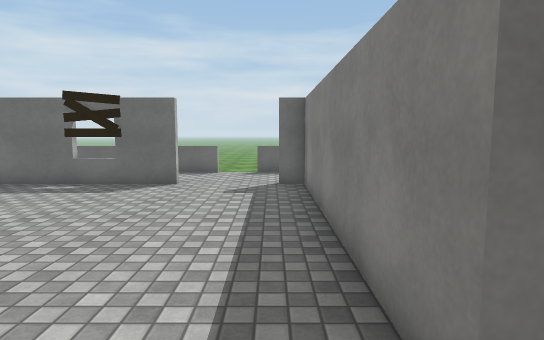
View 1 (above)

16 first-person views from a walk through a Unity game level. The camera is 1.5 m above the floor, tilts 6° down and sees 75° across. Doors are open. The floor is counted in squares, 1 m on a side. Each view is taken from the middle of a square. On the plan, view 1 faces up. The plan holds only what a view shows up to about 16 squares ahead; the rest is blank. The terrain is drawn as flat ground. Surface patterns are stand-ins for the level's own textures.

View 2
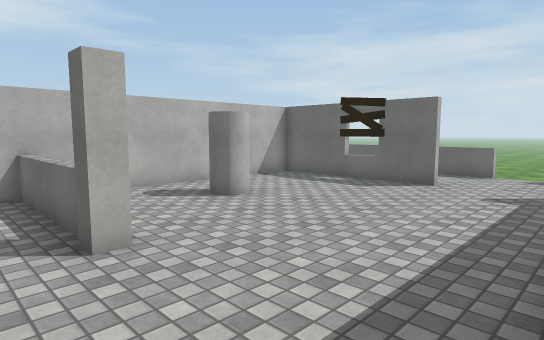

View 3
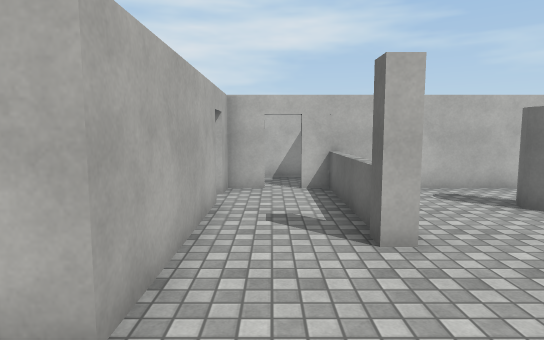

View 4
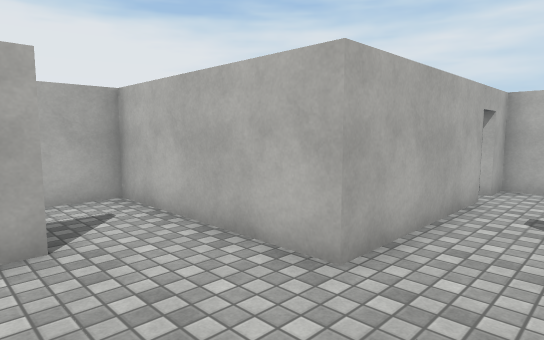

View 5
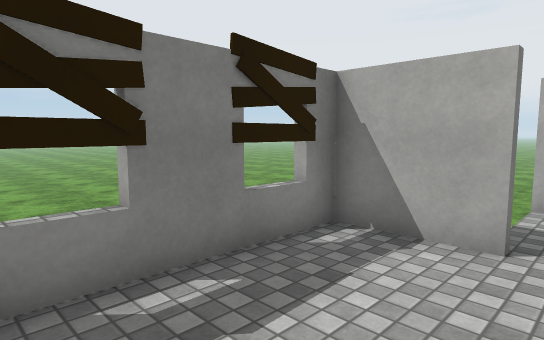

View 6
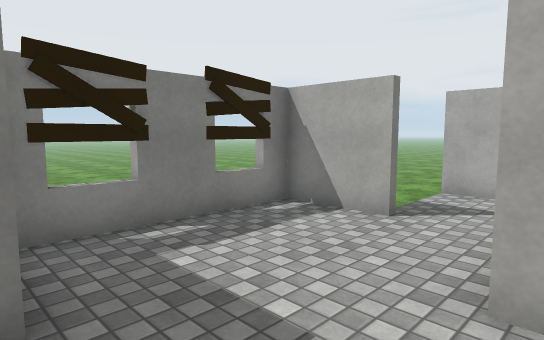

View 7
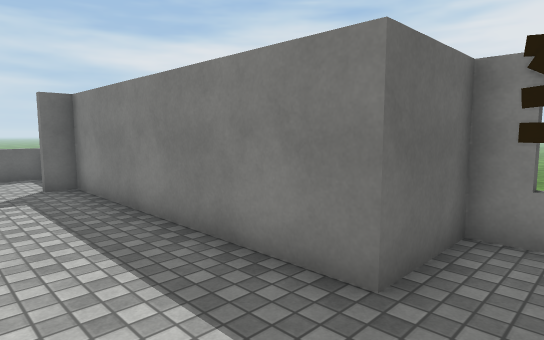

View 8
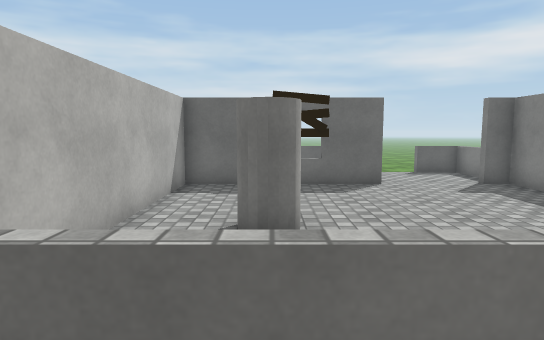

View 9
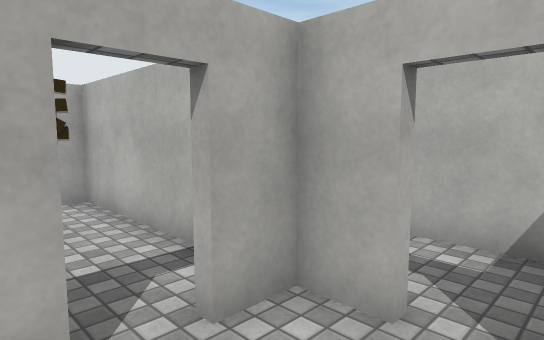

View 10
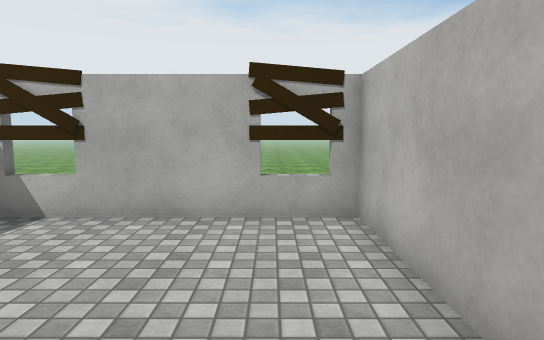

View 11
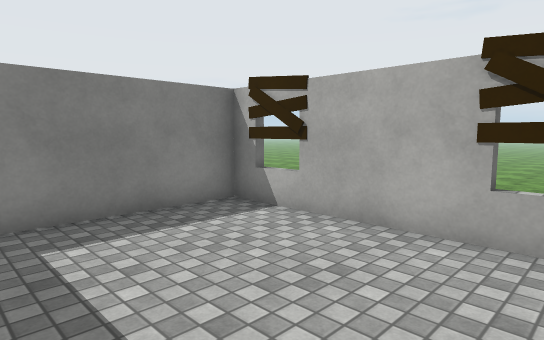

View 12
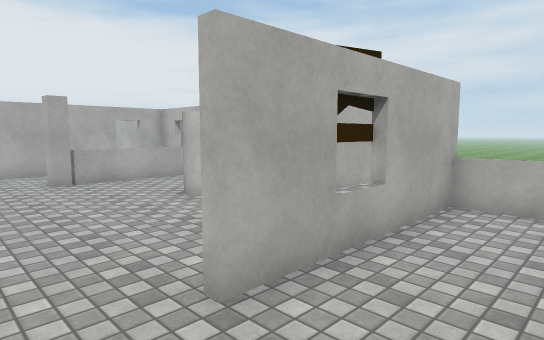

View 13
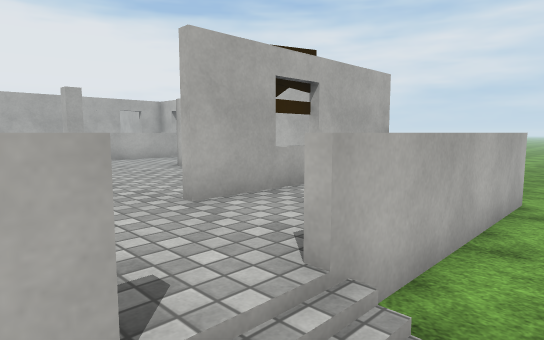

View 14
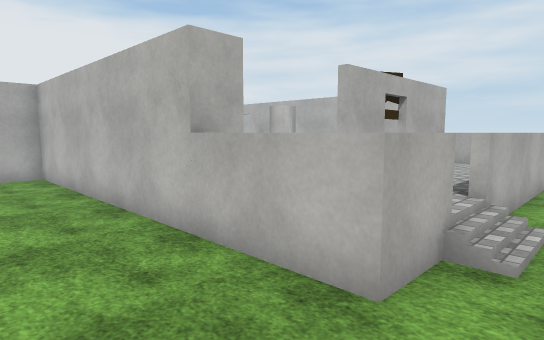

View 15
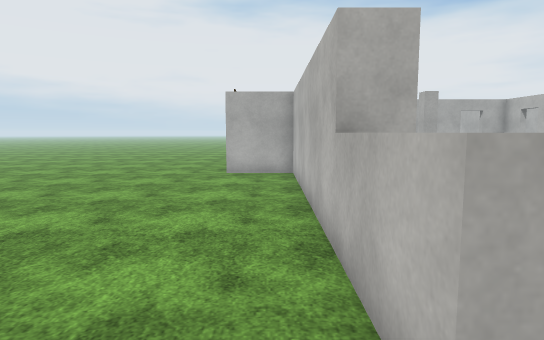

View 16
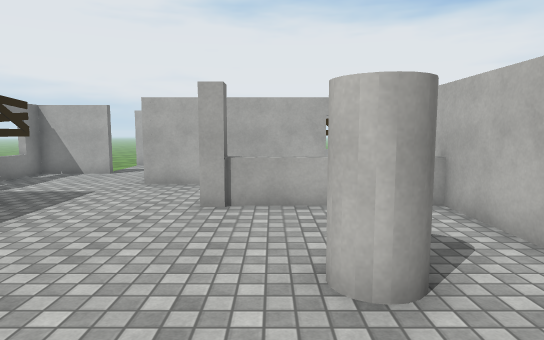

### Floor plan
Key: @ floor where view 1 was taken; # wall or solid block; x gap in a wall; . main floor; - floor 0.5 m lower than the main floor; / step, stairs or slope; D open door; = window, fence, low wall or low ledge; C cylinder; P pillar.
Columns run from 11 left of view 1 to 5 right of it. Each row starts with its distance up from view 1.
 15        --  --- -
 14 ---------//---
 13 --=======/.==---
 12   =.........=----
 11   =......DDD=----
 10   #######DD##----
  9   #.........#----
  8   #.........#----
  7   #.........#----
  6   #..C......#----
  5   #.........#----
  4   #.........#----
  3   #.........#----
  2   #====P....###--
  1 ###...........##-
  0 #.x........@...=-
 -1 #.##.#####.....#-
 -2   #..... ##....#
 -3   #.......#....#
 -4   #.......#.####
 -5   #.......#.D
 -6   #.......#.D
 -7   ##########D-
 -8              --
 -9              --

Positions as (right, up) in squares from view 1, and headings:
1: (0, 0), facing up
2: (1, 0), facing up-left
3: (1, 0), facing left
4: (2, 1), facing down-left
5: (0, 1), facing down-right
6: (-2, 2), facing down-right
7: (-2, 0), facing up-right
8: (-6, 0), facing up
9: (-6, 1), facing down-left
10: (-7, -1), facing down
11: (-8, -2), facing down-right
12: (-1, 13), facing down-left
13: (0, 15), facing down-left
14: (4, 15), facing down-left
15: (2, 15), facing down
16: (-5, 9), facing down
